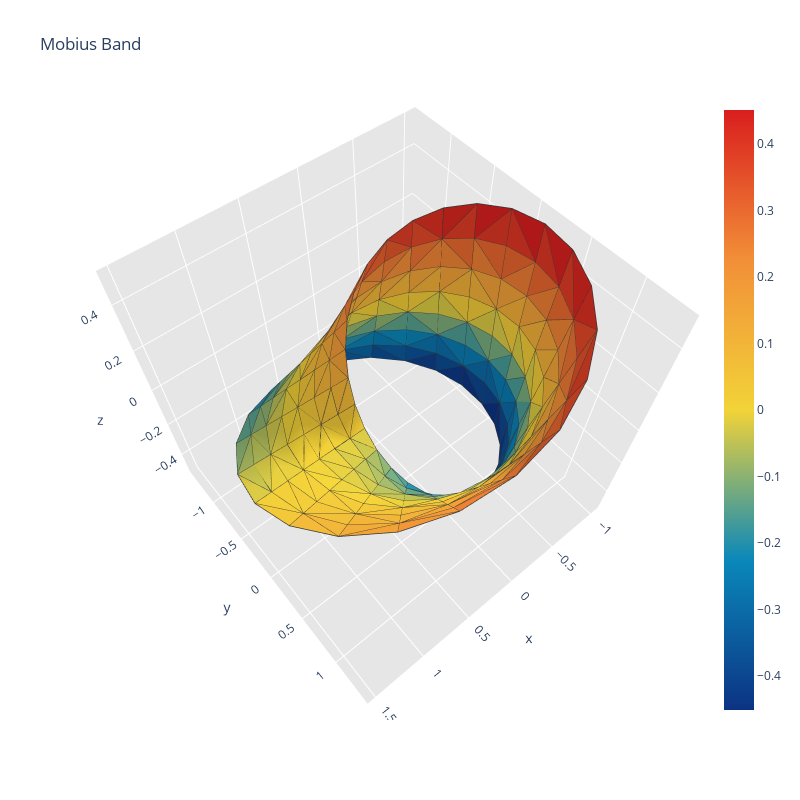

The code cell stored with this chart in its notebook:
### Code cell
import plotly.figure_factory as ff

import numpy as np
from scipy.spatial import Delaunay

u = np.linspace(0, 2*np.pi, 24)
v = np.linspace(-1, 1, 8)
u,v = np.meshgrid(u,v)
u = u.flatten()
v = v.flatten()

tp = 1 + 0.5*v*np.cos(u/2.)
x = tp*np.cos(u)
y = tp*np.sin(u)
z = 0.5*v*np.sin(u/2.)

points2D = np.vstack([u,v]).T
tri = Delaunay(points2D)
simplices = tri.simplices

fig = ff.create_trisurf(x=x, y=y, z=z,
                         colormap="Portland",
                         simplices=simplices,
                         title="Mobius Band")
fig.show()

### Figure 1 — Plotly figure (JSON) as saved in the notebook; plotly's stock layout.template omitted (floating-point values rounded to 4 significant figures; data arrays with more than 128 entries replaced by an {"elided": "..."} marker saying what was removed)
{"data": [{"facecolor": {"elided": "322 str values"}, "i": {"elided": "322 int values"}, "j": {"elided": "322 int values"}, "k": {"elided": "322 int values"}, "name": "", "type": "mesh3d", "x": {"elided": "192 float values"}, "y": {"elided": "192 float values"}, "z": {"elided": "192 float values"}}, {"line": {"color": "rgb(50, 50, 50)", "width": 1.5}, "mode": "lines", "showlegend": false, "type": "scatter3d", "x": {"elided": "1610 float values"}, "y": {"elided": "1610 float values"}, "z": {"elided": "1610 float values"}}, {"hoverinfo": "none", "marker": {"color": [-0.4513, 0.4513], "colorscale": [[0, "rgb(12, 51, 131)"], [0.25, "rgb(10, 136, 186)"], [0.5, "rgb(242, 211, 56)"], [0.75, "rgb(242, 143, 56)"], [1, "rgb(217, 30, 30)"]], "showscale": true, "size": 0.1}, "mode": "markers", "showlegend": false, "type": "scatter3d", "x": [0.5], "y": [0], "z": [0]}], "layout": {"height": 800, "scene": {"aspectratio": {"x": 1, "y": 1, "z": 1}, "camera": {"center": {"x": 0, "y": 0, "z": 0}, "eye": {"x": 0.7521, "y": 0.9151, "z": 1.812}, "projection": {"type": "perspective"}, "up": {"x": 0, "y": 0, "z": 1}}, "xaxis": {"backgroundcolor": "rgb(230, 230, 230)", "gridcolor": "rgb(255, 255, 255)", "showbackground": true, "type": "linear", "zerolinecolor": "rgb(255, 255, 255)"}, "yaxis": {"backgroundcolor": "rgb(230, 230, 230)", "gridcolor": "rgb(255, 255, 255)", "showbackground": true, "type": "linear", "zerolinecolor": "rgb(255, 255, 255)"}, "zaxis": {"backgroundcolor": "rgb(230, 230, 230)", "gridcolor": "rgb(255, 255, 255)", "showbackground": true, "type": "linear", "zerolinecolor": "rgb(255, 255, 255)"}}, "title": {"text": "Mobius Band"}, "width": 800}}
